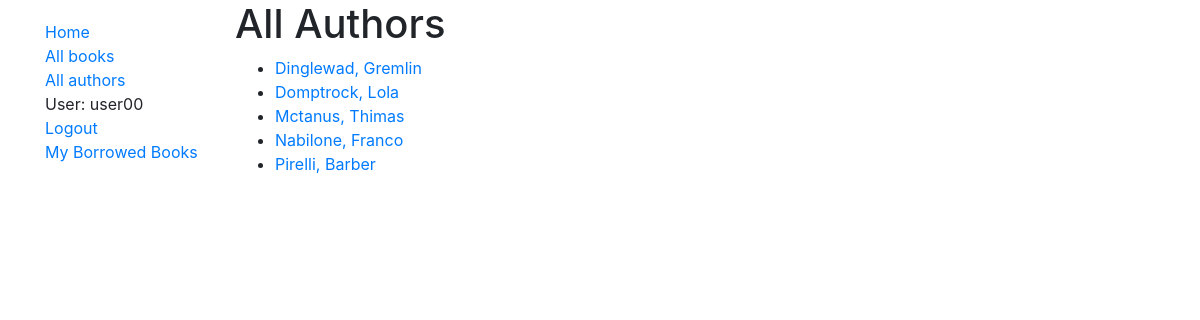
/catalog/authors/ (signed in), run on the app's committed database.
### catalog/models.py (models this page shows, shortened)
class Author(models.Model):
    first_name = models.CharField(max_length=100)
    last_name = models.CharField(max_length=100)
    date_of_birth = models.DateField(null=True, blank=True)
    date_of_death = models.DateField(null=True, blank=True)
    class Meta:
        ordering = ['last_name', 'first_name']
        permissions = (("can_crud_authors", "Create, Update, Delete Author records"), )
    def get_absolute_url(self):
        return reverse('author-detail', args=[str(self.id)])

### catalog/views.py (the view)
# urls.py: path('authors/', views.AuthorListView.as_view(), name='authors'),
class AuthorListView(generic.ListView):
    model = Author

### catalog/templates/catalog/author_list.html (shortened to what this page needs)
{% extends 'catalog/base_generic.html' %}
{% block content %}
    <h1>All Authors</h1>
    {% if author_list %}
        <ul>
            {% for author in author_list %}
                <li>
                    <a href="{{ author.get_absolute_url }}">
                        {{ author.last_name }}, {{ author.first_name }}
                    </a>
                </li>
            {% endfor %}
        </ul>
    {% else %}
        <p>There are no authors in the Library at the moment!</p>
    {% endif %}
{% endblock %}

### catalog/templates/catalog/base_generic.html (shortened to what this page needs)
<!DOCTYPE html>
<html lang="en">
<head>
    <link rel="stylesheet" href="https://stackpath.bootstrapcdn.com/bootstrap/4.1.3/css/bootstrap.min.css">
    {% load static %}
    <link rel="stylesheet" href="{% static 'css/styles.css' %}">
</head>
<body>
    <div class="container">
        <div class="row">
            <div class="col-sm-2">
                {% block sidebar %}
                <ul class="sidebar-nav">
                    <li><a href="{% url 'index' %}">Home</a></li>
                    <li><a href="{% url 'books' %}">All books</a></li>
                    <li><a href="{% url 'authors' %}">All authors</a></li>
                    {% if user.is_authenticated %}
                        <li>User: {{ user.get_username }}</li>
                        <li><a href="{% url 'logout' %}?next={{ request.path }}">Logout</a></li>
                        <li><a href="{% url 'my-borrowed' %}">My Borrowed Books</a></li>
                    {% else %}
                        <li><a href="{% url 'login' %}?next={{ request.path }}">Login</a></li>
                    {% endif %}
                </ul>
                {% endblock %}
            </div>
            <div class="col-sm-10">
                {% block content %}
                {% endblock %}
            </div>
        </div>
    </div>
</body>
</html>

### catalog/static/css/styles.css (style rules this page uses)
.sidebar-nav { margin-top: 20px; padding: 0; list-style: none; }

### data on the page
Author: last_name "Dinglewad", first_name "Gremlin"
Author: last_name "Domptrock", first_name "Lola"
Author: last_name "Mctanus", first_name "Thimas"
Author: last_name "Nabilone", first_name "Franco"
Author: last_name "Pirelli", first_name "Barber"

### other printed values
{{ user.get_username }} "user00"
